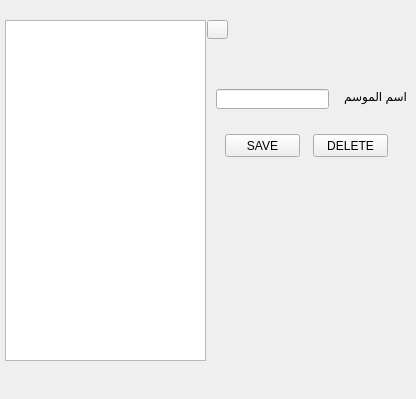
<?xml version="1.0" encoding="UTF-8"?>
<ui version="4.0">
 <class>sea_rege</class>
 <widget class="QDialog" name="sea_rege">
  <property name="geometry">
   <rect>
    <x>0</x>
    <y>0</y>
    <width>416</width>
    <height>399</height>
   </rect>
  </property>
  <property name="windowTitle">
   <string>Dialog</string>
  </property>
  <widget class="QLineEdit" name="lineEdit">
   <property name="geometry">
    <rect>
     <x>216</x>
     <y>89</y>
     <width>113</width>
     <height>20</height>
    </rect>
   </property>
  </widget>
  <widget class="QListView" name="listView">
   <property name="geometry">
    <rect>
     <x>5</x>
     <y>20</y>
     <width>201</width>
     <height>341</height>
    </rect>
   </property>
  </widget>
  <widget class="QLabel" name="label">
   <property name="geometry">
    <rect>
     <x>334</x>
     <y>85</y>
     <width>73</width>
     <height>22</height>
    </rect>
   </property>
   <property name="text">
    <string>اسم الموسم</string>
   </property>
  </widget>
  <widget class="QPushButton" name="pushButton">
   <property name="geometry">
    <rect>
     <x>313</x>
     <y>134</y>
     <width>75</width>
     <height>23</height>
    </rect>
   </property>
   <property name="text">
    <string>DELETE</string>
   </property>
   <property name="autoDefault">
    <bool>false</bool>
   </property>
  </widget>
  <widget class="QPushButton" name="pushButton_2">
   <property name="geometry">
    <rect>
     <x>225</x>
     <y>134</y>
     <width>75</width>
     <height>23</height>
    </rect>
   </property>
   <property name="text">
    <string>SAVE</string>
   </property>
   <property name="autoDefault">
    <bool>false</bool>
   </property>
  </widget>
  <widget class="QPushButton" name="pushButton_3">
   <property name="geometry">
    <rect>
     <x>207</x>
     <y>20</y>
     <width>21</width>
     <height>19</height>
    </rect>
   </property>
   <property name="text">
    <string/>
   </property>
   <property name="icon">
    <iconset resource="rc.qrc">
     <normaloff>:/Rc/Img/cancel.png</normaloff>:/Rc/Img/cancel.png</iconset>
   </property>
   <property name="iconSize">
    <size>
     <width>30</width>
     <height>30</height>
    </size>
   </property>
   <property name="autoDefault">
    <bool>false</bool>
   </property>
  </widget>
 </widget>
 <resources>
  <include location="rc.qrc"/>
 </resources>
 <connections/>
</ui>
